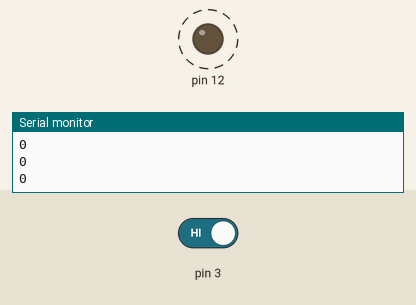
The sketch below on a simulated Arduino Uno, built with avr-gcc and run on an emulated ATmega328P. Shown: output pins drawn as LEDs (lit = HIGH), the last lines printed to the serial monitor. Dashed ring = blinking. The inputs (shaded band) are chosen by the test bench; at power-on: pin 3 HIGH.

Above: at 5.4 s.
5.5 s: pin 3 driven LOW
At 6.75 s:
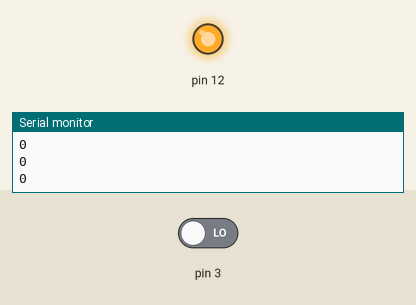
At 8.3 s:
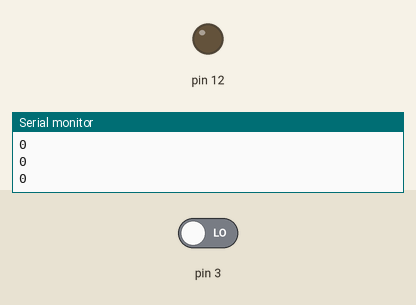
Timing chart, 0 to 12.7 s (numbered marks = the images above; inputs shaded):
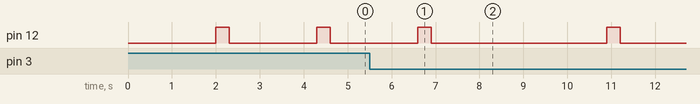

Measured:
- after the input at 5.5 s, pin 12: LOW → HIGH after 5.4 s, → LOW 0.30 s later
- by itself, pin 12: alternates HIGH for 0.30 s and LOW for 2.0 s

The sketch:

week_9.1.ino
```cpp
void setup()
{
  pinMode(12, OUTPUT);
  pinMode(3, INPUT);
  Serial.begin(9600);
}

int x;
int m=0;

void loop()
{
  x = digitalRead(3);
  Serial.println(m);
  delay(1000);
  if(x==0){
    m++;
    delay(1000);
  }

  if(m==0)blink(1);
  if(m==1)blink(2);
  if(m==2)blink(3);

  if(m>2)m=0;
}

void blink(int n){
  for(int i=0;i<n;i++)delay(1000);
  digitalWrite(12,HIGH);
  delay(300);
  digitalWrite(12,LOW);
}
```
